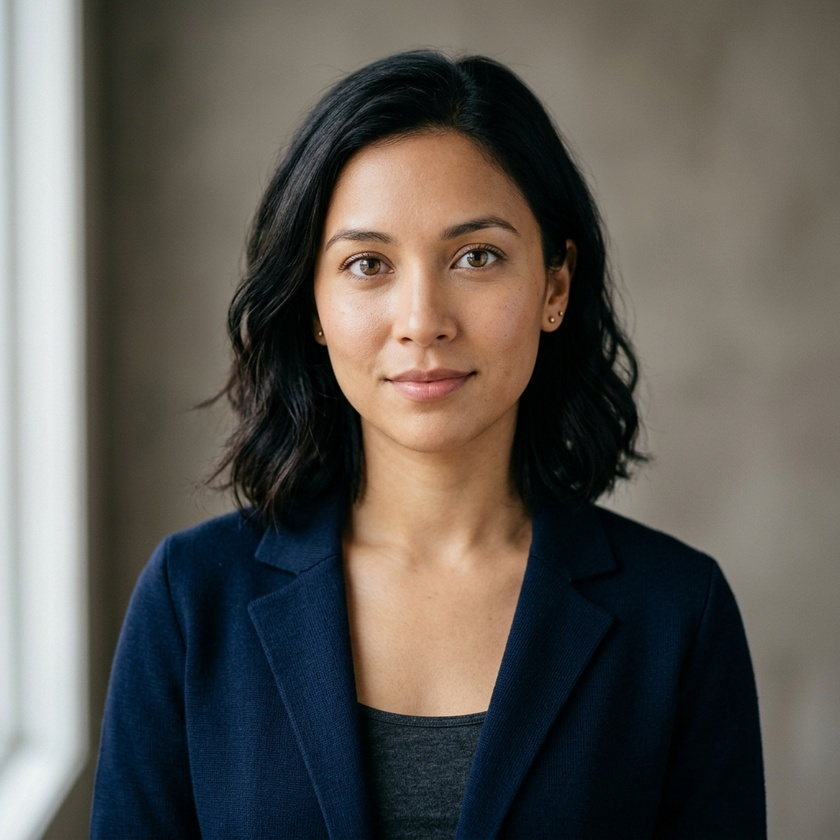
#> input picture images/input.jpg, 840 x 840 px, shrunk from 1024 x 1024 before the run
$ python -i cartoonify.py   (imports and definitions only)
#> lines starting #> are read from the running program, lines starting #| are printed output that depends on the picture; after the words box and inside, x2 and y2 are one past the last pixel; in counts of white or black regions, pixels touching at a corner belong together
#> further down, picture is the input picture: shape (840, 840, 3); mean B, G, R 83.2, 88.8, 92.6
import cv2

def cartoonify(image):
    # 1. Edge Mask
    gray = cv2.cvtColor(image, cv2.COLOR_BGR2GRAY)
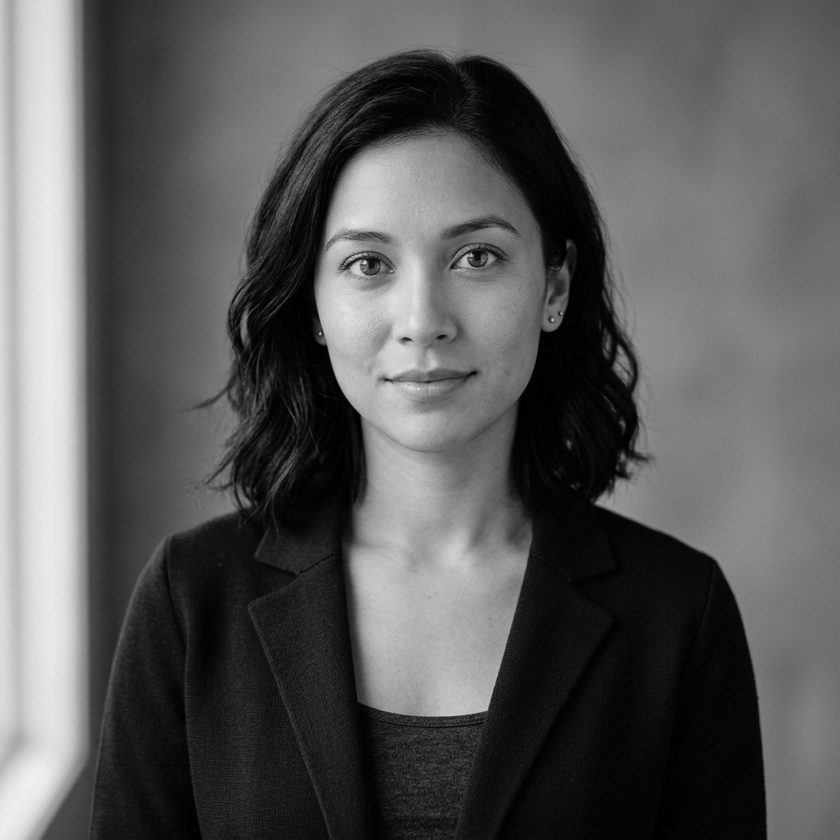
#> gray: shape (840, 840); min 0, max 241, mean 89.2
    gray = cv2.medianBlur(gray, 5)
    edges = cv2.adaptiveThreshold(gray, 255,
                                  cv2.ADAPTIVE_THRESH_MEAN_C,
                                  cv2.THRESH_BINARY, 9, 9)
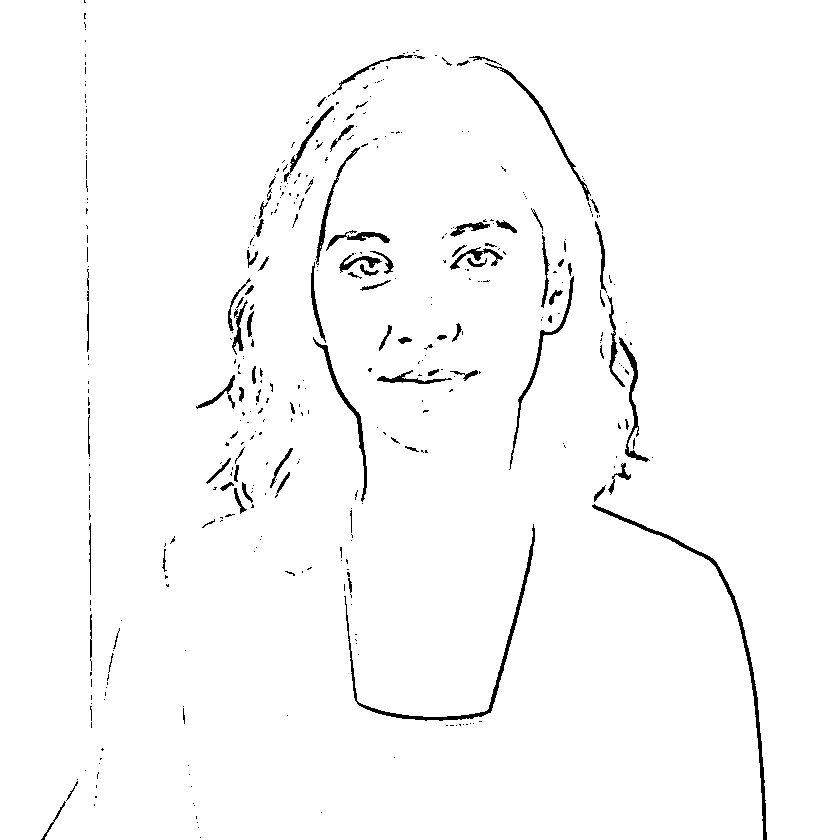
#> edges: shape (840, 840); 97.9% white; 417 black regions (326 under 20 px), largest, box (x1, y1, x2, y2) and area: (592, 504, 767, 840) 1546, (344, 524, 535, 721) 1372, (313, 337, 367, 502) 672

    # 2. Color Surface Processing
    # bilateralFilter reduces noise while keeping edges sharp
    color = cv2.bilateralFilter(image, 9, 300, 300)

    # 3. Combine Color with Edge Mask
    cartoon = cv2.bitwise_and(color, color, mask=edges)

    return cartoon

>>> import cv2
>>> picture = cv2.imread('../images/input.jpg')
>>> result = cartoonify(picture)
